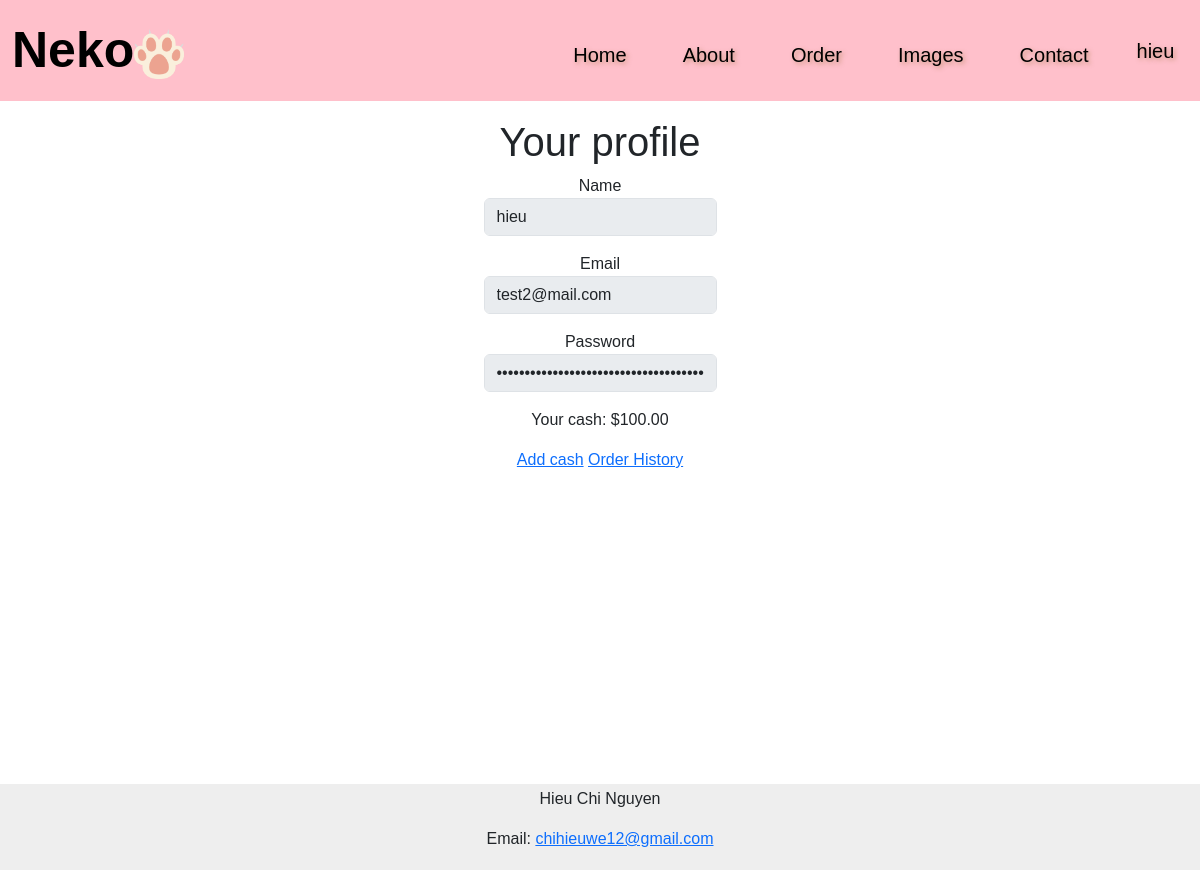
/profile (signed in), run on an earlier commit of the app's database.
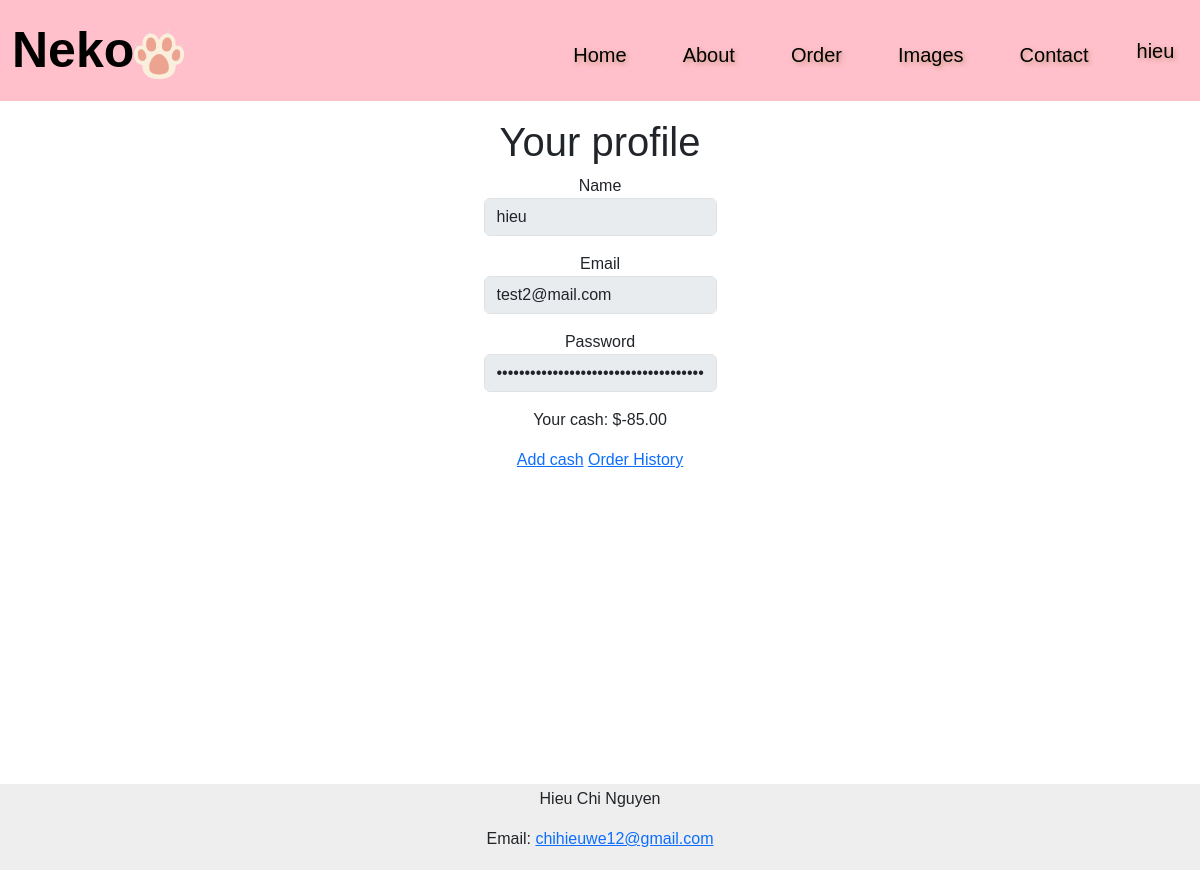
And on a later commit of the database.
### tables this page shows
CREATE TABLE users (
    id INTEGER PRIMARY KEY AUTOINCREMENT NOT NULL, 
    name TEXT NOT NULL, 
    email TEXT NOT NULL,
    hash TEXT NOT NULL,
    cash NUMERIC NOT NULL DEFAULT 100.00
);

### app.py (the view)
@app.route("/profile")
@login_required
def profile():
    username = db.execute("SELECT * FROM users WHERE name = ? AND id = ?", session["username"], session["user_id"])
    return render_template("profile.html", navbar_style='navbar-alt', navbar_brand_style='navbar-brand-alt', nav_link_style='nav-link-alt', username=username)

### app.py (called while the page is built)
@app.after_request
def after_request(response):
    response.headers["Cache-Control"] = "no-cache, no-store, must-revalidate"
    response.headers["Expires"] = 0
    response.headers["Pragma"] = "no-cache"
    return response

def usd(value):
    return f"${value:,.2f}"

def login_required(f):
    @wraps(f)
    def decorated_function(*args, **kwargs):
        if session.get("user_id") is None:
            return redirect("/login")
        return f(*args, **kwargs)
    return decorated_function

### templates/profile.html
{% extends "layout.html" %}
{% block main %}
<h1>Your profile</h1>
<form action="/profile" method="post" id="login">
    {% for user in username %}
    <div class="mb-3">
        <label for="name">Name</label>
        <input autocomplete="off" autofocus class="form-control mx-auto w-auto"  name="name" value="{{ user.name }}" type="text" disabled>
    </div>
    <div class="mb-3">
        <label for="email">Email</label>
        <input autocomplete="off" autofocus class="form-control mx-auto w-auto"  name="email" value="{{ user.email }}" type="text" disabled>
    </div>
    <div class="mb-3">
        <label for="password">Password</label>
        <input class="form-control mx-auto w-auto"  name="password" value="{{ user.hash }}" type="password" disabled>
    </div>
    <div class="mb-3">
        <p>Your cash: {{ user.cash | usd }}</p>
    </div>
    {% endfor %}
    <a href="/cash">Add cash</a>
    <a href="/history">Order History</a>
{% endblock %}

### templates/layout.html (shortened to what this page needs)
<!DOCTYPE html>
<html lang="en">
<head>
<link href="https://cdn.jsdelivr.net/npm/bootstrap@5.3.0/dist/css/bootstrap.min.css" rel="stylesheet">
<link rel="stylesheet" href="static/styles/styles.css">
</head>
<body>
<nav class="navbar navbar-expand-lg {{ navbar_style }}">
    <div class="container-fluid">
        <a class="navbar-brand {{ navbar_brand_style }}" href="/">Neko<img src="static/images/paw.png" width="50" height="50"></a>
        <div class="collapse navbar-collapse" id="navbarSupportedContent">
            {% if session["user_id"] %}
        <ul class="navbar-nav me-auto mt-2 mb-2 mb-lg-0">
            <li class="nav-item hover-underline-animation">
            <a class="nav-link {{ nav_link_style }}" href="/">Home</a>
            </li>
            <li class="nav-item">
            <a class="nav-link {{ nav_link_style }}" href="/about">About</a>
            </li>
            <li class="nav-item">
            <a class="nav-link {{ nav_link_style }}" href="/order">Order</a>
            </li>
            <li class="nav-item">
            <a class="nav-link {{ nav_link_style }}" href="#">Images</a>
            </li>
            <li class="nav-item">
            <a class="nav-link {{ nav_link_style }}" href="#">Contact</a>
            </li>
        </ul>
            <a class="nav-item nav-link {{ nav_link_style }}" href="/profile">{{ session["username"] }}</a>
        {% endif %}
    </div>
    </div>
    </nav>
<main class="container-fluid py-5 text-center">
    {% block main %}{% endblock %}
</main>
<footer>
    <p>Hieu Chi Nguyen</p>
    <p>Email: <a href="mailto:chihieuwe12@gmail.com">chihieuwe12@gmail.com</a></p>
</footer>
  </body>
</body>
</html>

What changed in the data, as far as the page shows it:
changed users "hieu": cash "$100.00" → "$-85.00"
